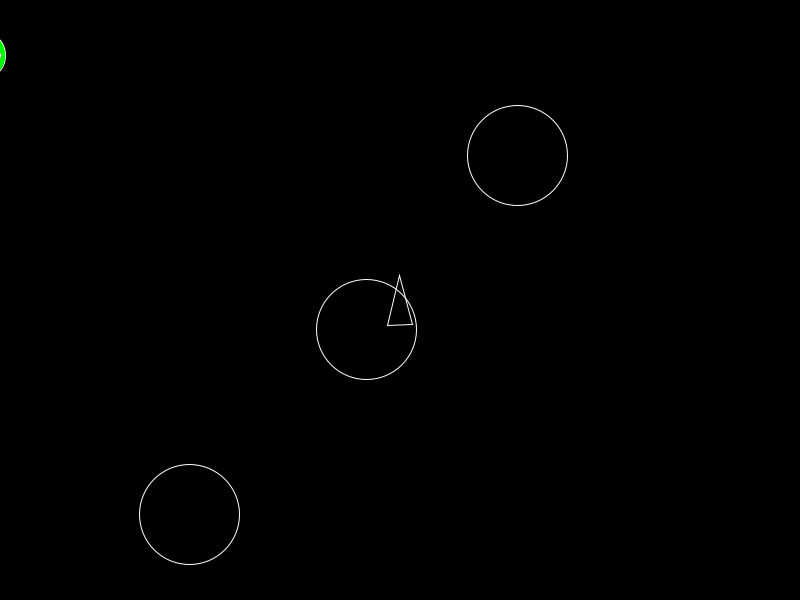
Frame 1 (no input)
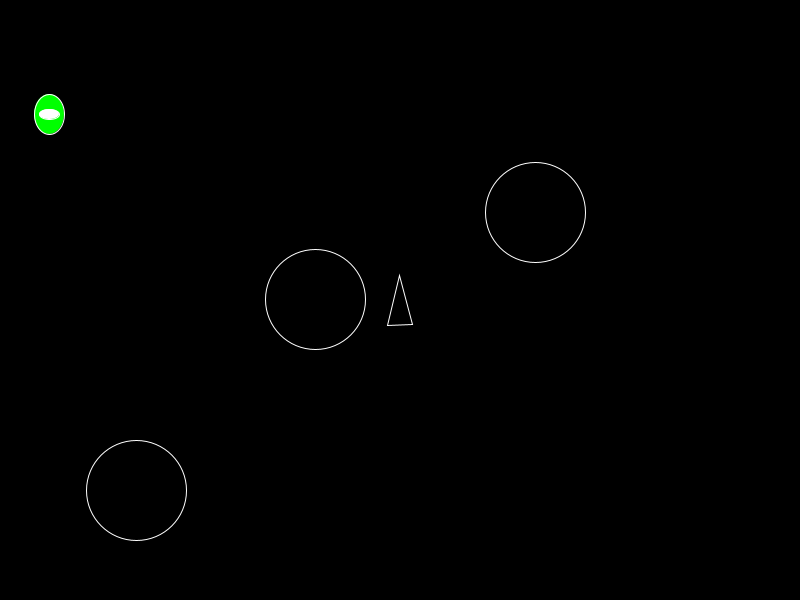
Frame 60 (the mouse pressed at the canvas centre just before this capture)
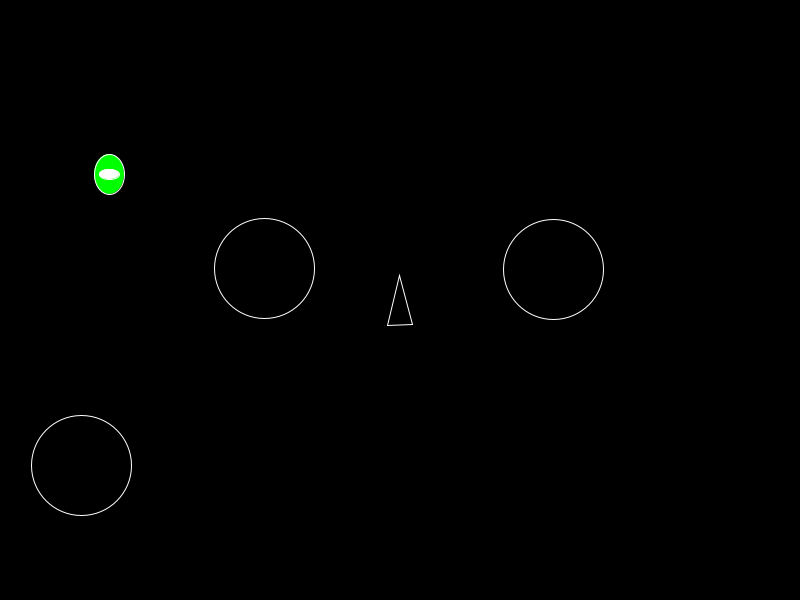
Frame 120 (the mouse held since frame 60 and released just before this capture)

The Processing sketch that drew these frames (run headless with seeded random() and noise(); from frame 60 on, the mouse is pressed at the canvas centre):

// Processing sketch: asteroids
// ── asteroids.pde
//asteroids october 4th

//modes
int mode;
final int INTRO = 0;
final int CONTROLS = 1;
final int GAME = 2;
final int PAUSE = 3;
final int GAMEOVER = 4;

boolean upkey, downkey, leftkey, rightkey, spacekey;
Ship myShip;
Ufo myUfo;
ArrayList<GameObjects> myObjects;


void setup() {
  mode = GAME;
  rectMode(CENTER);
  size (800, 600);
  myShip = new Ship();
  myObjects = new ArrayList<GameObjects>();
  myObjects.add(myShip);
  myObjects.add(new Asteroid());
  myObjects.add(new Asteroid());
  myObjects.add(new Asteroid());
    myObjects.add(new Ufo());
}

void draw() {
  background(0);

  //modes
  if (mode == INTRO) {
    intro();
  } else if (mode == CONTROLS) {
    keyPressed();
    keyReleased();
    mousePressed();
  } else if (mode == GAME) {
    game();
  } else if (mode == GAMEOVER) {
    gameover();
  } else if (mode == PAUSE) {
    pause();
  } else {
    println("Error: Mode = " + mode);
  }
}

// ── a_intro.pde
void intro() {
  background(255);
}

void introClicks() {
  if (mouseX > 400) {
  }
  mode = GAME;
}

// ── b_game.pde
void game() {
  int i = 0;
  while (i<myObjects.size()) {
    GameObjects myObj = myObjects.get(i);
    myObj.show();
    myObj.act();
    if (myObj.lives == 0) {
      myObjects.remove(i);
    } else {
      i++;
    }
  }

}

void gameClicks() {
  if (mouseX < 400) mode = PAUSE;
}

// ── c_pause.pde
void pause() {
  background(0);
}

void pauseClicks() {
  if (mouseX > 400 && mouseY > 300) mode = GAME;
}

// ── d_gameover.pde
void gameover(){

}

void gameoverClicks(){

}

// ── e_controls.pde
void keyPressed() {

  if (keyCode == UP)  upkey = true;
  if (keyCode == DOWN)  downkey = true;
  if (keyCode == LEFT)  leftkey = true;
  if (keyCode == RIGHT)  rightkey = true;
  if (keyCode == ' ')    spacekey = true;
}

void keyReleased() {

  if (keyCode == UP)  upkey = false;
  if (keyCode == DOWN)  downkey = false;
  if (keyCode == LEFT)  leftkey = false;
  if (keyCode == RIGHT)  rightkey = false;
  if (keyCode == ' ')    spacekey = false;
}

//mouse
void mouseClicked () {
  if (mode == INTRO) {
    introClicks();
  }
  if (mode == GAME) {
    gameClicks();
  }
  if (mode == PAUSE) {
    pauseClicks();
  }
  if (mode == GAMEOVER) {
    gameoverClicks();
  }
}

// ── fire.pde
class Fire extends GameObjects {

  int t;//transparency
  PVector nudge;



  Fire() {
    lives = 1;
    size = int(random(5, 12));
    t = int(random (200, 255));
    location = myShip.location.copy();
    nudge = myShip.direction.copy();
    nudge.rotate(PI);
    nudge.setMag(27);
    location.add(nudge);
    velocity = myShip.direction.copy();
    velocity.rotate(PI+random(-0.5, 0.5));
    velocity.setMag(5);
  }

  void show() {
    noStroke();
    fill(int(random(0, 169)), int(random(0, 255)), int(random(100, 255)), t);
    circle(location.x, location.y, size);
  }

  void act() {
    super.act();
    t = t - 20;
    if (t <= 0) {
      lives = 0;
    }
  }
}

// ── game_objects.pde
class GameObjects {
  int lives;
  PVector location;
  PVector velocity;
  int size;

  GameObjects() {
  }

  void show() {
  }

  void act() {

    location.add(velocity);

    if (location.y<-50) location.y = height + 50;
    if (location.y > height+50) location.y = -50;
    if (location.x > width+50) location.x = -50;
    if (location.x<-50) location.x = width + 50;
  }
}

// ── h_asteroids.pde
class Asteroid extends GameObjects {

  Asteroid() {
    lives = 1;
    location = new PVector (random (0, width), random (0, height));
    velocity = new PVector (0, 1);
    velocity.rotate (random(0, TWO_PI));
    size = 100;
  }

  Asteroid(int s, float x, float y) {
    lives = 1;
    location = new PVector (x, y);
    velocity = new PVector (0, 1);
    velocity.rotate (random(0, TWO_PI));
    size = s;
  }
  void show() {

    noFill();
    stroke(255);
    ellipse(location.x, location.y, size, size);
  }

  void act() {
    super.act();

    int i = 0;
    while (i<myObjects.size()) {
      GameObjects myObj = myObjects.get(i);
      if (myObj instanceof Bullet) {

        if (dist(location.x, location.y, myObj.location.x, myObj.location.y) <= size/2+myObj.size) {

          if (size > 25) {
            myObj.lives = 0;
            lives = 0;
            myObjects.add(new Asteroid(size/2, location.x, location.y));
            myObjects.add(new Asteroid(size/2, location.x, location.y));
          } else {
            lives = 0;
          }
        }
      }
      i++;
    }
  }
}

// ── ship.pde
class Ship extends GameObjects {

  //instance variables

  PVector direction;
  int shotTimer, threshold;


  //construct
  Ship() {
    lives = 3;
    location = new PVector(width/2, height/2);
    velocity = new PVector(0, 0);
    direction = new PVector(0, -0.1);
    shotTimer = 0;
    threshold = 20;
  }

  //behaviour 
  void show() {
    pushMatrix();
    translate(location.x, location.y);
    rotate(direction.heading());
    noFill();
    stroke(255);
    triangle(-25, -12.5, -25, 12.5, 25, 0);
    popMatrix();
  }

  void act() {
    super.act();

    shotTimer++;

    if (upkey) { 
      velocity.add(direction);
      myObjects.add(new Fire());
      myObjects.add(new Fire());
      myObjects.add(new Fire());
    }
    if (downkey) velocity.sub(direction);
    if (leftkey) direction.rotate(radians(-5));
    if (rightkey) direction.rotate(radians(5));
    if (spacekey && shotTimer > threshold) {
      myObjects.add(new Bullet());
      shotTimer = 0;
    }
  }
}

// ── ufo.pde
class Ufo extends GameObjects {

  PVector direction;
  int timer;
  int y;
  int x;

  Ufo() {
    lives = 1;
    y = int(random(0, height));
    x = -10;

    timer = 0;
    location = new PVector (x, y);
    velocity = new PVector (0, 1);
  }

  void show() {
    fill(0, 255, 0);
    ellipse(location.x, location.y, 30, 40);
    fill(255);
    ellipse(location.x, location.y, 20, 10);
  }

  void act() {
    super.act();
    location.x++;
    if (location.y > width+10) {
      timer ++;
    }

    int i = 0;
    while (i<myObjects.size()) {
      GameObjects myObj = myObjects.get(i);
      if (myObj instanceof Bullet) {
      if (dist(location.x, location.y, myObj.location.x, myObj.location.y) <35){
      lives = 0;
      }
      }
      i++;
    }
  }
}

// ── y_bullets.pde
class Bullet extends GameObjects {

  int timer;

  //construct
  Bullet() {
    timer = 90;
    lives = 1;
    location = new PVector(myShip.location.x, myShip.location.y);
    velocity = new PVector (myShip.direction.x, myShip.direction.y);
    velocity.setMag(5);
    velocity.add(myShip.velocity);
    size = 5;
  }

  void show() {
    stroke(255);
    noFill();
    ellipse(location.x, location.y, size, size);
  }

  void act() {
    super.act();
    timer--;
    if (timer ==0) {
      lives = 0;
    }
  }
}
